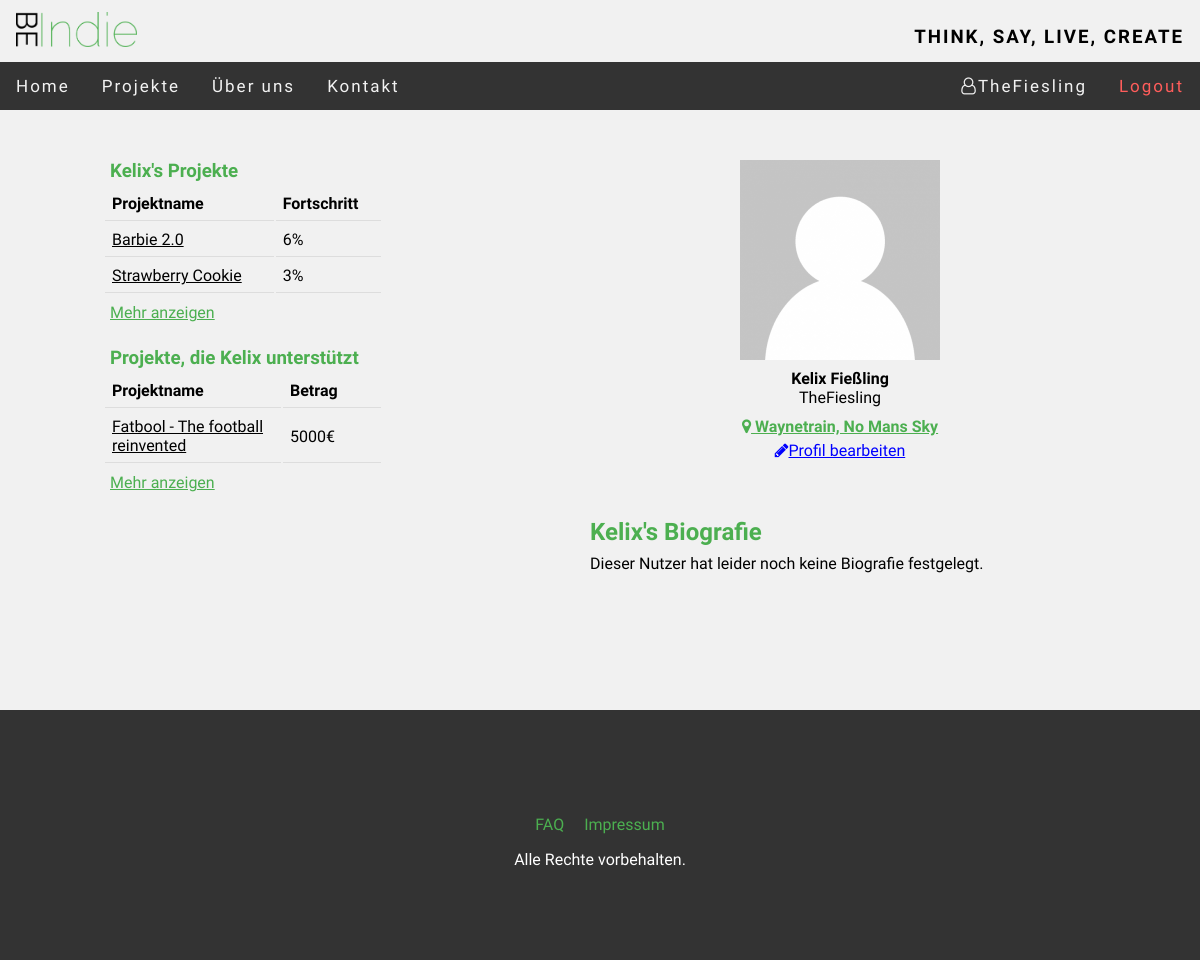
Before: /BeIndie/index.php?page=user_profile&id=4 (signed in) with the older database file.
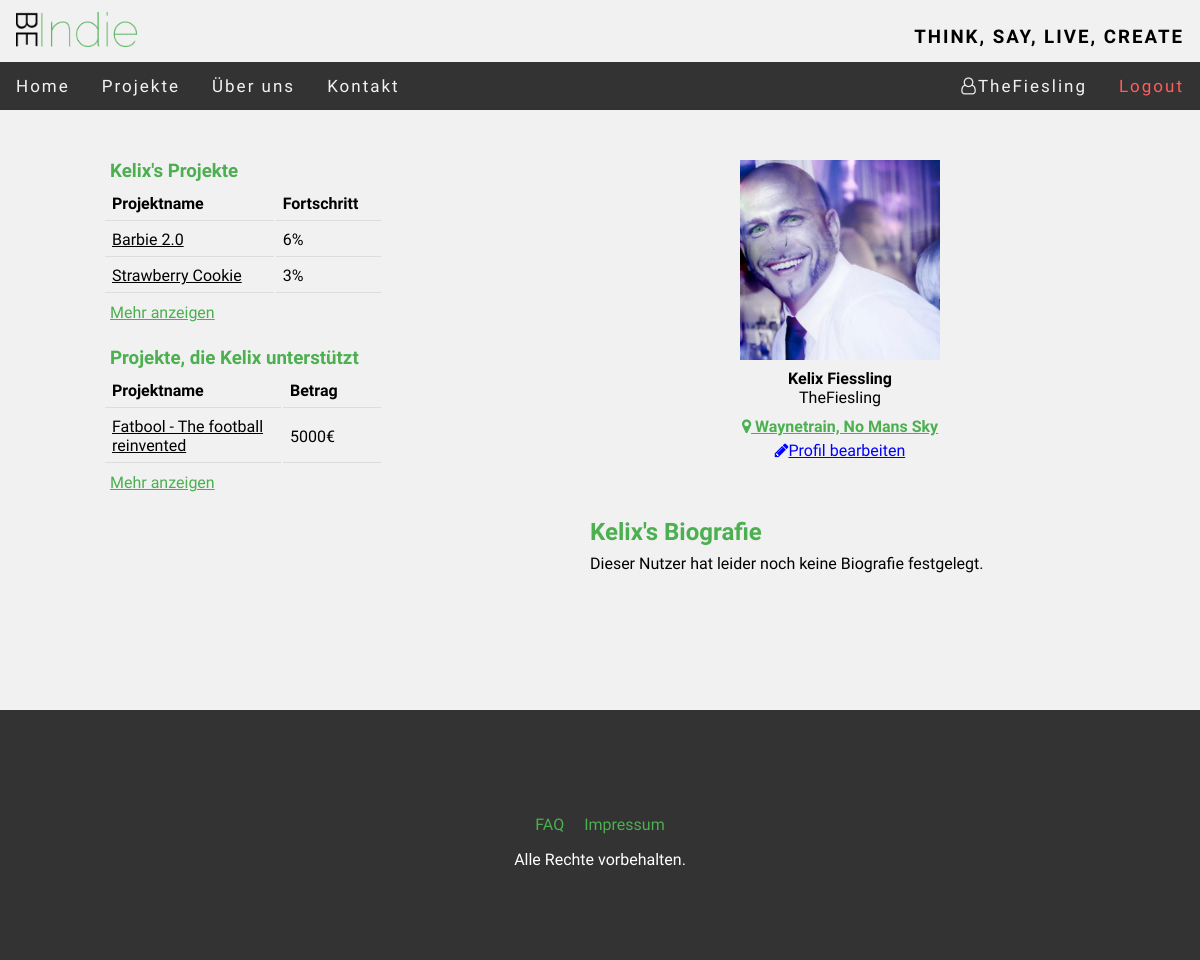
After: the same page with the newer database file.
### tables this page shows
CREATE TABLE `user` (
  `user_ID` int(11) NOT NULL,
  `email` varchar(200) NOT NULL,
  `user_name` varchar(30) NOT NULL,
  `first_name` varchar(200) DEFAULT NULL,
  `last_name` varchar(200) DEFAULT NULL,
  `avatar` varchar(200) DEFAULT NULL,
  `location` varchar(200) DEFAULT NULL,
  `crypt_pw` varchar(200) NOT NULL,
  `user_bio` varchar(500) DEFAULT NULL
);

CREATE TABLE `project` (
  `project_ID` int(11) NOT NULL,
  `creator` varchar(200) NOT NULL,
  `title` varchar(200) NOT NULL,
  `goal` int(11) NOT NULL,
  `current_status` int(11) NOT NULL,
  `start_date` date NOT NULL,
  `end_date` date NOT NULL,
  `category` varchar(200) NOT NULL,
  `description` text NOT NULL
);

CREATE TABLE `transaction` (
  `transaction_ID` int(11) NOT NULL,
  `user_email` varchar(200) NOT NULL,
  `project_ID` int(11) NOT NULL,
  `amount` int(11) NOT NULL,
  `date` date NOT NULL
);

### BeIndie/includes/pages/user_profile/user_profile.php (the view)
<?php
$uid = $_GET["id"];
include ("includes/functions/swConnect.php");
$query_name = "SELECT user_name, first_name, last_name, user_bio, location, avatar FROM user WHERE user_ID='" . $uid . "'";
$result_name = mysqli_query($conn, $query_name);
$output_name = mysqli_fetch_assoc($result_name);
$query_projects = "SELECT title, current_status, goal, project_ID FROM user u JOIN project p ON u.email=p.creator WHERE user_ID='" . $uid . "' LIMIT 5";
$result_projects = mysqli_query($conn, $query_projects);
$name = "";
$i = 0;
$allow_edit = false;
if(isset($_SESSION["username"])){
    if ($_SESSION["username"] == $output_name["user_name"]){
    $allow_edit = true;
}}
if ($output_name["first_name"] == NULL) {
    $name = $output_name["user_name"];
} else {
    $name = $output_name["first_name"];
}
?>
<div id="user_wrap">
    <div id="projects">
        <h3><?=$name?>'s Projekte</h3>
        <table>
            <tr>
                <th>Projektname</th>
                <th>Fortschritt</th>
            </tr>
                <?php while ($output2 = mysqli_fetch_assoc($result_projects)) {
                    if ($i <= 5) {
                    ?>
                    <tr>
                        <td>
                            <a href="index.php?page=projects&q=<?=$output2["project_ID"]?>"><?=$output2["title"]?></a>
                        </td>
                        <td>
                            <?= number_format((($output2["current_status"] / $output2["goal"]) * 100)) . "%" ?>
                        </td>
                    </tr>
                <?php $i++;} } ?>
        </table>
        <a href='index.php?page=my_projects&uname=<?=$output_name["user_name"]?>'>Mehr anzeigen</a>
        <h3 class="second">Projekte, die <?=$name?> unterstützt</h3>
        <table>
            <tr>
                <th>Projektname</th>
                <th id="amount_th">Betrag</th>
            </tr>
            <?php
            $query2 = "SELECT amount, title, date, t.project_ID FROM user u JOIN transaction t ON u.email=t.user_email"
             . " JOIN project p ON t.project_ID=p.project_ID WHERE user_ID='" . $uid . "' ORDER BY t.date LIMIT 5";
            $result3 = mysqli_query($conn, $query2);
            $i = 0;
            while ($output3 = mysqli_fetch_assoc($result3)) {
                if ($i <= 5) {
                ?>
                    <tr>
                        <td>
                            <a href="index.php?page=projects&q=<?=$output3["project_ID"]?>"><?=$output3["title"]?></a>
                        </td>
                        <td>
                            <?=$output3["amount"]?>€
                        </td>
                    </tr>
                <?php $i++;} } ?>
        </table>
        <a href='index.php?page=my_projects&uname=<?=$output_name["user_name"]?>'>Mehr anzeigen</a>
    </div>
    <div id="user">
        <div id="user_img">
            <?php if ($output_name["avatar"] == NULL) {?>
            <img src="images/u_images/standard_avatar.png" alt="user_img"/>
            <?php } else { ?>
            <img src="<?=$output_name["avatar"]?>" alt="user_img"/>
            <?php } ?>
            <div id="user_info">
            <p>
                <?php if ($output_name["first_name"] == NULL || $output_name["last_name"] == NULL) {
                echo "<b>" . utf8_encode($output_name["user_name"]) . "</b>";
            } else {
                echo "<b>" . utf8_encode($output_name["first_name"]) . " " . utf8_encode($output_name["last_name"]) . "</b> <br/>";
                echo utf8_encode($output_name["user_name"]);
            }?>
            </p>
            <p>
                <b>
                   <?php if ($output_name["location"] != NULL) {?>
                    <i class="fa fa-map-marker" aria-hidden="true" style='color:#4CAF50'></i><a href='http://maps.google.com/?q=<?=utf8_encode($output_name["location"])?>'> <?=utf8_encode($output_name["location"])?></a>
                   <?php } ?>
                </b>
            </p>
            <?php if ($allow_edit == true){?>
            <a href="index.php?page=edit_profile&id=<?=$uid?>" style="color:blue"><i class="fa fa-pencil" aria-hidden="true"></i>Profil bearbeiten</a>
            <?php } ?>
        </div>
        </div>
        <div id="user_bio">
            <h2><?=$name?>'s Biografie</h2>
            <?php if($output_name["user_bio"] == NULL) {?>
            Dieser Nutzer hat leider noch keine Biografie festgelegt.
            <?php } else {
                echo utf8_encode($output_name["user_bio"]);
            } ?>
        </div>
    </div>
</div>

### BeIndie/index.php (shortened to what this page needs)
<?php
$pagePath = "includes/pages/start/start.php";
$cssPath = "";
$page = "start";
if (!empty($_GET['page'])) {
    $subPageBasepath = "includes/pages/" . $_GET['page'] . "/";
    $givenPath = $subPageBasepath . "/" . $_GET['page'] . ".php";
    $cssPath = $subPageBasepath . "css/" . $_GET['page'] . ".css";
    if (file_exists($givenPath)) {
        $pagePath = $givenPath;
        $page = $_GET['page'];
    }
}
?>
<!DOCTYPE html>
<html>
    <head>
        <link rel="stylesheet" href="https://cdnjs.cloudflare.com/ajax/libs/font-awesome/4.7.0/css/font-awesome.min.css">
        <link rel="stylesheet" type="text/css" href="css/style.css">
        <?php if ($cssPath != "") : ?>
            <link rel="stylesheet" href="<?php echo $cssPath; ?>">
        <?php endif; ?>
    </head>
    <body>
        <div class="container">
            <?php include("includes/header.php"); ?>
            <main>
                <?php include ($pagePath); ?>
            </main>
            <?php include("includes/footer.php"); ?>
        </div>
    </body>
</html>

### BeIndie/includes/header.php (shortened to what this page needs)
<header>
    <div id="nav">
        <div id="navhead">
            <a href="index.php"><img src="images/logo.png" alt="logo"/></a><h3>Think, say, live, create</h3>
        </div>
        <div id="navbar">
            <ul class="topnav" id="myTopnav">
                <li class="<?php if ($page == 'start') {echo "active";} ?>"><a href="index.php">Home</a></li>
                <li><a href="#">Projekte</a>
                </li>
                <li class="<?php if ($page == 'about') {echo "active";} ?>"><a href="index.php?page=about">Über uns</a></li>
                <li class="<?php if ($page == 'contact') {echo "active";} ?>"><a href="index.php?page=contact">Kontakt</a></li>
                <?php if(isset($_SESSION["username"])) {?>
                    <li id="logout" class='login'><a href="includes/functions/logout.php">Logout</a></li>
                    <li class="login"><a href="index.php?page=user_profile&id=<?=$_SESSION["user_id"]?>"><i class="fa fa-user-o" style="font-size:17px"></i><?=$_SESSION["username"]?></a></li>
                <?php }else {?>
                    <li class="login" onclick="document.getElementById('id01').style.display='block'"><a href="#login">Login</a></li>
                <?php } ?>
            </ul>
        </div>
    </div>
</header>

### BeIndie/includes/footer.php
<footer>
    <article>
        <span class="footer_link"><a href="index.php?page=faq">FAQ</a></span><span class="footer_link"><a href="index.php?page=imprint">Impressum</a></span>
        <p>Alle Rechte vorbehalten.</p>
    </article>
</footer>

### BeIndie/css/style.css (style rules this page uses)
* { margin: 0; }
body { background-color: #f1f1f1; }
body,h2,h3,h4,h5,h6,h7 { font-family: 'Raleway', sans-serif; }
#navhead { padding-top: 12px; overflow: hidden; width: 100%; position: relative; background-color: #f1f1f1; transition: height 0.3s linear 0s, padding 0.3s linear 0s; }
#navhead img { max-height: 35px; padding: 0.01em 16px; }
#navhead h3 { float: right; line-height: 50px; text-transform: uppercase; letter-spacing: 2px; padding: 0.01em 16px; }
#navbar { margin-bottom: -4px; }
ul.topnav { clear: both; list-style-type: none; margin: 0; padding: 0; overflow: hidden; background-color: #333; width: 100%; height: 48px; display: inline-block; z-index: 10; }
ul.topnav li { float: left; }
ul.topnav li a { display: inline-block; color: #f2f2f2; text-align: center; padding: 14px 16px; text-decoration: none; transition: 0.3s; font-size: 17px; letter-spacing: 2px; position: relative; }
ul.topnav li.login { float: right; }
ul.topnav li#logout a { color: #ff5d5b; }
footer { clear: both; background-color: #333; color: white; height: 250px; text-align: center; }
footer article { padding-top: 90px; }
.footer_link a { line-height: 50px; text-decoration: none; color: #4CAF50; padding: 10px; }

### BeIndie/includes/pages/user_profile/css/user_profile.css (style rules this page uses)
#user_wrap { padding: 50px 0; width: 980px; margin: 0 auto; height: 500px; }
#user_wrap a { color: #4CAF50; }
#projects { float: left; width: 280px; height: 100%; }
#projects table { padding: 3px 0 0 0; margin-left: -7px; margin-bottom: 8px; width: 100%; }
#projects table a { text-decoration: none; text-decoration: underline; color: black; }
#projects th { text-align: left; }
#projects td { text-align: left; max-height: 10px; }
#amount_th { width: 84px; }
#projects th, td { padding: 7px; border-bottom: 1px solid #ddd; }
#projects h3 { color: #4CAF50; }
#projects h3.second { margin-top: 25px; }
#user { width: 700px; float: left; }
#user_img { width: 200px; margin-left: 350px; }
#user_info { width: 200px; text-align: center; }
#user_info p { padding: 5px 0; }
#user_img img { height: 200px; width: 200px; }
#user_bio { width: 500px; margin: 0 auto; padding: 50px 0 50px 200px; text-align: justify; }
#user_bio h2 { color: #4CAF50; padding: 8px 0; }

Changed rows visible on the page:
changed user "Kelix": avatar: picture added; last_name "Fießling" → "Fiessling"
